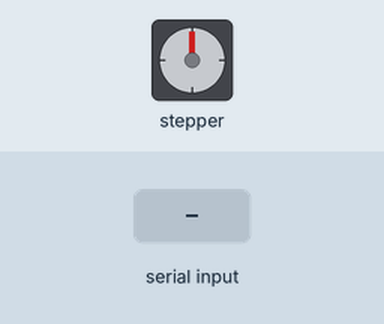
This sketch was run on a simulated Arduino Uno, built with avr-gcc and run on an emulated ATmega328P. Shown: stepper motor. Wiring (inferred from the names in the program): stepper motor (2048 steps per turn assumed): coils pin 8, pin 7, pin 6, pin 5. The inputs (shaded band) are chosen by the test bench.

Above: at 1.2 s.
1.3 s: "0" received over the second serial link
At 2.11 s:
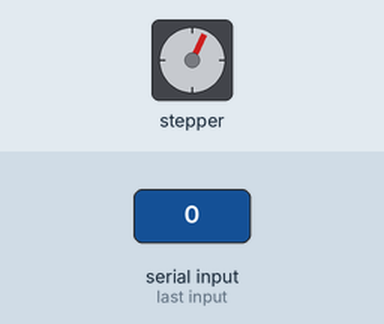
At 2.71 s:
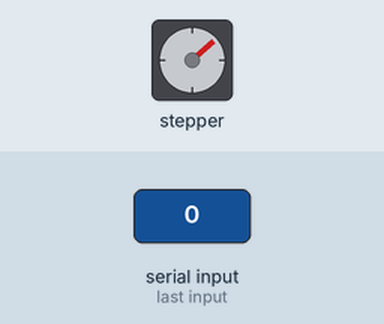
Timing chart, 0 to 16.3 s (numbered marks = the images above; inputs shaded):
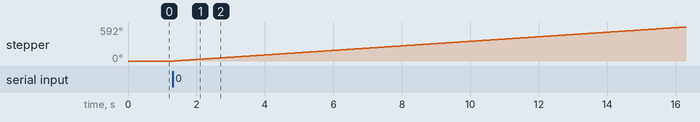

The sketch:

lighteningBall.ino
```cpp
#include <SoftwareSerial.h>

// This Arduino example demonstrates bidirectional operation of a
// 28BYJ-48, which is readily available on eBay, using a ULN2003
// interface board to drive the stepper. The 28BYJ-48 motor is a 4-
// phase, 8-beat motor, geared down by a factor of 68. One bipolar
// winding is on motor pins 1 & 3 and the other on motor pins 2 & 4.
// Refer to the manufacturer's documentation of  Changzhou Fulling
// Motor Co., Ltd., among others.  The step angle is 5.625/64 and the
// operating Frequency is 100pps. Current draw is 92mA.
////////////////////////////////////////////////

//declare variables for the motor pins
int motorPin1 = 8;	// Blue   - 28BYJ48 pin 1
int motorPin2 = 7;	// Pink   - 28BYJ48 pin 2
int motorPin3 = 6;	// Yellow - 28BYJ48 pin 3
int motorPin4 = 5;	// Orange - 28BYJ48 pin 4

int motorSpeed = 2200;  //variable to set stepper speed
int count = 0;          // count of steps made
int countsperrev = 512; // number of steps per full revolution
int lookup[8] = {B01000, B01100, B00100, B00110, B00010, B00011, B00001, B01001};
SoftwareSerial BT(9, 10);
int bluetoothKey = 11;

//////////////////////////////////////////////////////////////////////////////
void setup() {
  //declare the motor pins as outputs
  pinMode(motorPin1, OUTPUT);
  pinMode(motorPin2, OUTPUT);
  pinMode(motorPin3, OUTPUT);
  pinMode(motorPin4, OUTPUT);
  Serial.begin(9600);
  BT.begin(9600);
}

//////////////////////////////////////////////////////////////////////////////
char data;

void loop(){
   if (BT.available())
    // if text arrived in from BT serial...
    {
        data=(BT.read());
        if (data=='0')
          BT.println("Fermeture de la lampe");
        if (data=='1')
          BT.println("Ouverture de la lampe");
    }

    if (data=='0')
    {
       clockwise();
    }

    if (data == '1')
    {
      anticlockwise();
    }
}

//////////////////////////////////////////////////////////////////////////////
//set pins to ULN2003 high in sequence from 1 to 4
//delay "motorSpeed" between each pin setting (to determine speed)
void anticlockwise()
{
  for(int i = 0; i < 8; i++)
  {
    setOutput(i);
    delayMicroseconds(motorSpeed);
  }
}

void clockwise()
{
  for(int i = 7; i >= 0; i--)
  {
    setOutput(i);
    delayMicroseconds(motorSpeed);
  }
}

void setOutput(int out)
{
  digitalWrite(motorPin1, bitRead(lookup[out], 0));
  digitalWrite(motorPin2, bitRead(lookup[out], 1));
  digitalWrite(motorPin3, bitRead(lookup[out], 2));
  digitalWrite(motorPin4, bitRead(lookup[out], 3));
}
```

Measured:
- after the input at 1.3 s, stepper: keeps turning clockwise at about 40°/s, starting after 0.05 s
